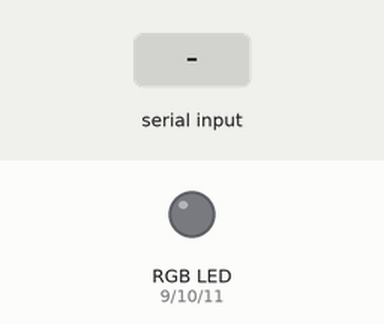
The sketch below on a simulated Arduino Uno, built with avr-gcc and run on an emulated ATmega328P. On the bench: an RGB LED mixed from three pins (HIGH = lit). Inputs (shaded band) come from the test bench. Dim RGB values are drawn brighter than linear.

Above: at 1.2 s.
1.3 s: "R90\n" received over Serial
At 2.2 s:
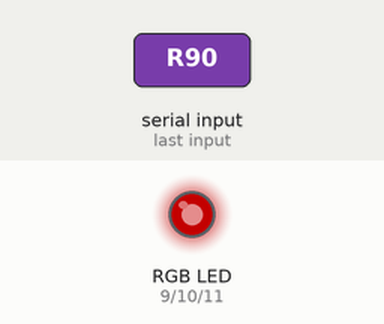
2.8 s: "R,45\n" received over Serial
At 3.3 s:
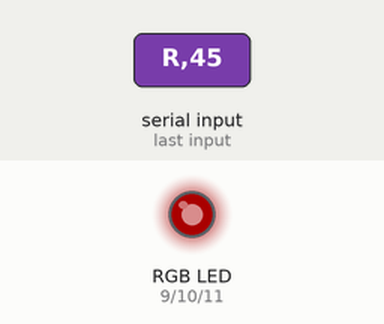
4.3 s: "G90\n" received over Serial
At 5.5 s:
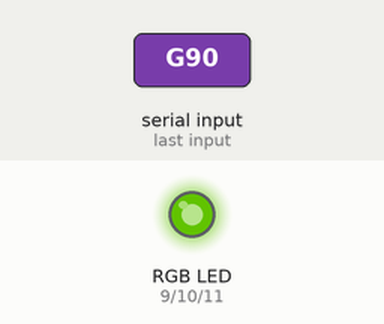
5.8 s: "G,45\n" received over Serial
At 7.0 s:
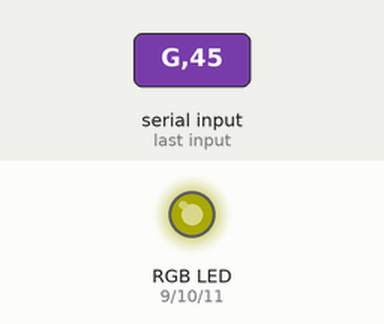
7.3 s: "B90\n" received over Serial
At 8.0 s:
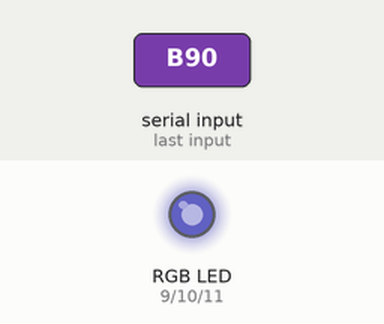
8.8 s: "B,45\n" received over Serial
At 9.1 s:
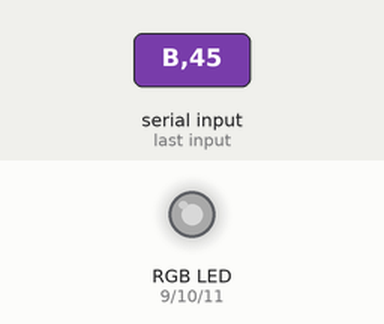
Timing chart, 0 to 11.3 s (numbered marks = the images above; inputs shaded):
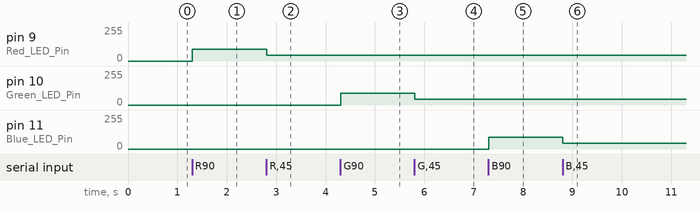

Measured:
- after the input at 1.3 s, pin 9 (Red_LED_Pin): 0/255 → 90/255 at once
- after the input at 2.8 s, pin 9 (Red_LED_Pin): 90/255 → 45/255 at once
- after the input at 4.3 s, pin 10 (Green_LED_Pin): 0/255 → 90/255 at once
- after the input at 5.8 s, pin 10 (Green_LED_Pin): 90/255 → 45/255 at once
- after the input at 7.3 s, pin 11 (Blue_LED_Pin): 0/255 → 90/255 at once
- after the input at 8.8 s, pin 11 (Blue_LED_Pin): 90/255 → 45/255 at once

The sketch:

RGB.ino
```cpp
//接线:
int Red_LED_Pin = 9; // R--9
int Green_LED_Pin = 10; // G--10
int Blue_LED_Pin = 11; // B--11

//Varibles to hold brightness values ranging from 0 (off) to 255 (fully on)
int Red_value=0;
int Green_value=0;
int Blue_value=0;

char BluetoothData; // the data received from bluetooth serial link

void setup() {

  // Initialise LED pins as outputs
  pinMode(Red_LED_Pin, OUTPUT);
  pinMode(Green_LED_Pin, OUTPUT);
  pinMode(Blue_LED_Pin, OUTPUT);

  //initialsie serial communication
  Serial.begin(9600);
}

void loop() {

  //Process any info coming from the bluetooth serial link
  if (Serial.available()){
    BluetoothData=Serial.read(); //Get next character from bluetooth
    if(BluetoothData=='R') Red_value=Serial.parseInt(); //Read Red value
    if(BluetoothData=='G') Green_value=Serial.parseInt(); //Read Green Value
    if(BluetoothData=='B') Blue_value=Serial.parseInt(); //Read Blue Value
  }

  //update LED Brightness
  analogWrite(Red_LED_Pin, Red_value);
  analogWrite(Green_LED_Pin, Green_value);
  analogWrite(Blue_LED_Pin, Blue_value);
  delay(10);

}
```
